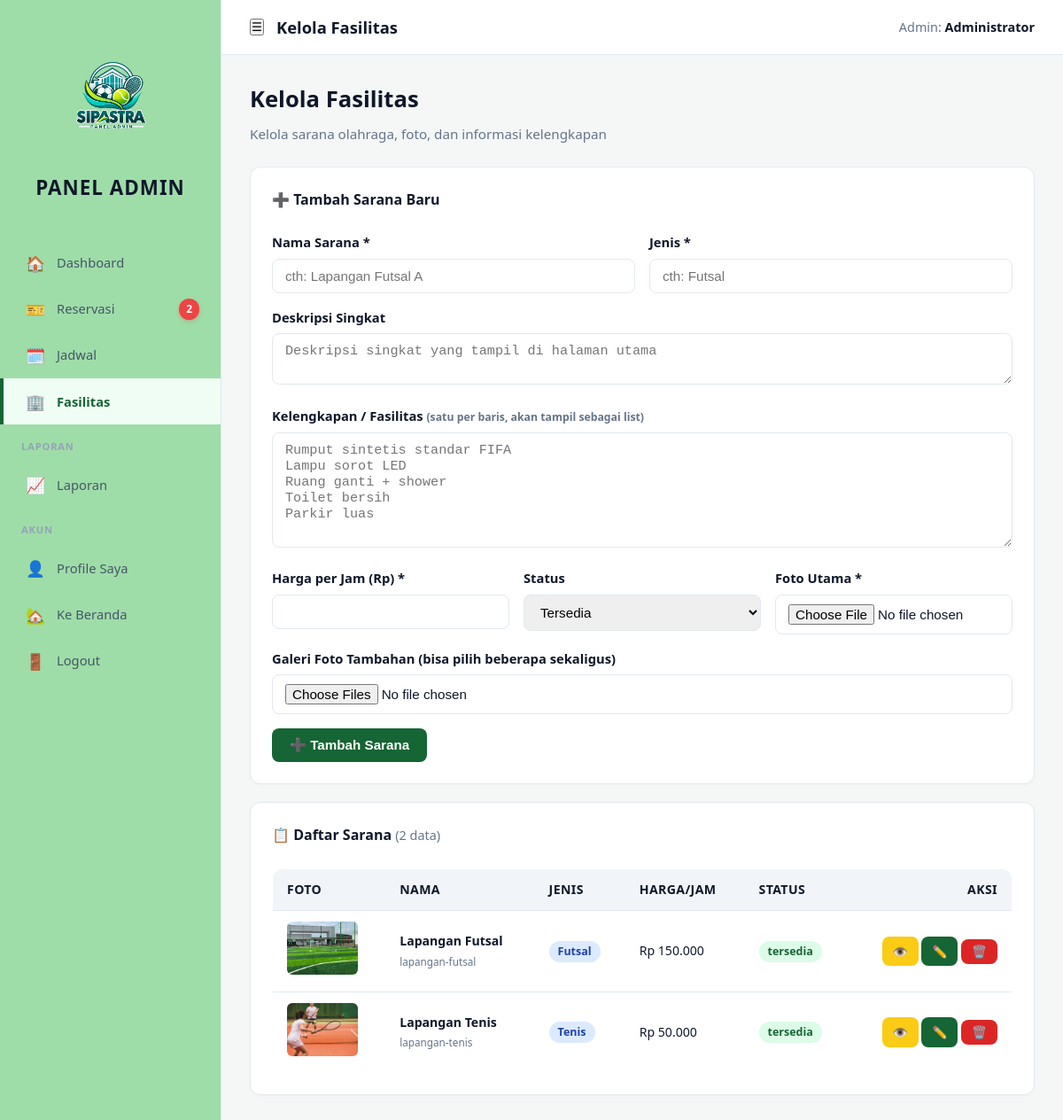
The page /pages/admin/kelola_sarana.php (signed in) on the database its author committed.
### tables this page shows
CREATE TABLE `sarana` (
  `id` int(11) NOT NULL,
  `nama` varchar(100) NOT NULL,
  `slug` varchar(150) DEFAULT NULL,
  `jenis` varchar(50) DEFAULT NULL,
  `deskripsi` text DEFAULT NULL,
  `kelengkapan` text DEFAULT NULL,
  `harga_per_jam` decimal(12,2) NOT NULL,
  `gambar` varchar(255) DEFAULT NULL,
  `galeri` text DEFAULT NULL,
  `status` enum('tersedia','maintenance') DEFAULT 'tersedia',
  `created_at` timestamp NOT NULL DEFAULT current_timestamp()
);

### includes/functions.php (called while the page is built, shortened)
<?php
function e($str) { return htmlspecialchars($str ?? '', ENT_QUOTES, 'UTF-8'); }

### pages/admin/kelola_sarana.php (the view, shortened to what this page needs)
<?php
require_once __DIR__ . '/../../includes/auth.php';
$edit = null;
$list = $conn->query("SELECT * FROM sarana ORDER BY created_at DESC");
?>
<div class="welcome">
  <h1>Kelola Fasilitas</h1>
  <p>Kelola sarana olahraga, foto, dan informasi kelengkapan</p>
</div>
<div class="chart-card" style="margin-bottom:20px;">
  <h3 style="margin-top:0;">
    <?= $edit ? '✏️ Edit Sarana: ' . e($edit['nama']) : '➕ Tambah Sarana Baru' ?>
  </h3>
  <form method="POST" enctype="multipart/form-data">
    <div style="display:grid;grid-template-columns:1fr 1fr;gap:16px;">
      <div class="form-group">
        <label>Nama Sarana *</label>
        <input type="text" name="nama" class="form-control" required
               value="<?= e($edit['nama'] ?? '') ?>" placeholder="cth: Lapangan Futsal A">
      </div>
      <div class="form-group">
        <label>Jenis *</label>
        <input type="text" name="jenis" class="form-control" required
               value="<?= e($edit['jenis'] ?? '') ?>" placeholder="cth: Futsal">
      </div>
    </div>
    <div class="form-group">
      <label>Deskripsi Singkat</label>
      <textarea name="deskripsi" class="form-control" rows="2"
                placeholder="Deskripsi singkat yang tampil di halaman utama"><?= e($edit['deskripsi'] ?? '') ?></textarea>
    </div>
    <div class="form-group">
      <label>Kelengkapan / Fasilitas <small style="color:#64748b;">(satu per baris, akan tampil sebagai list)</small></label>
      <textarea name="kelengkapan" class="form-control" rows="6"
                placeholder="Rumput sintetis standar FIFA&#10;Lampu sorot LED&#10;Ruang ganti + shower&#10;Toilet bersih&#10;Parkir luas"><?= e($edit['kelengkapan'] ?? '') ?></textarea>
    </div>
    <div style="display:grid;grid-template-columns:1fr 1fr 1fr;gap:16px;">
      <div class="form-group">
        <label>Harga per Jam (Rp) *</label>
        <input type="number" name="harga_per_jam" class="form-control" required min="0" step="1000"
               value="<?= e($edit['harga_per_jam'] ?? '') ?>">
      </div>
      <div class="form-group">
        <label>Status</label>
        <select name="status" class="form-control">
          <option value="tersedia"    <?= ($edit['status']??'')==='tersedia'?'selected':'' ?>>Tersedia</option>
        </select>
      </div>
      <div class="form-group">
        <label>Foto Utama <?= $edit ? '(biarkan kosong jika tidak ganti)' : '*' ?></label>
        <input type="file" name="gambar" class="form-control" accept="image/*">
      </div>
    </div>
    <div class="form-group">
      <label>Galeri Foto Tambahan (bisa pilih beberapa sekaligus)</label>
      <input type="file" name="galeri[]" class="form-control" accept="image/*" multiple>
    </div>
    <button class="btn btn-primary"><?= $edit ? '💾 Simpan Perubahan' : '➕ Tambah Sarana' ?></button>
  </form>
</div>
<div class="chart-card">
  <h3 style="margin-top:0;">
    📋 Daftar Sarana
    <span style="font-weight:400;color:#64748b;font-size:.9rem;">(<?= $list->num_rows ?> data)</span>
  </h3>
  <?php if ($list->num_rows === 0): ?>
    <div class="donut-empty">Belum ada sarana. Tambahkan di atas.</div>
  <?php else: ?>
    <div style="overflow-x:auto;">
      <table class="table" style="box-shadow:none;border:1px solid #e2e8f0;font-size:.88rem;">
        <thead>
          <tr>
            <th>Foto</th>
            <th>Nama</th>
            <th>Jenis</th>
            <th>Harga/Jam</th>
            <th>Status</th>
            <th style="text-align:right;">Aksi</th>
          </tr>
        </thead>
        <tbody>
          <?php
          $list->data_seek(0);
          while ($s = $list->fetch_assoc()):
          ?>
            <tr>
              <td>
                <?php if ($s['gambar']): ?>
                  <img src="<?= BASE_URL ?>/assets/img/sarana/<?= e($s['gambar']) ?>"
                       style="width:80px;height:60px;object-fit:cover;border-radius:6px;">
                <?php else: ?>
                  <span style="color:#94a3b8;font-size:.85rem;">—</span>
                <?php endif; ?>
              </td>
              <td>
                <strong><?= e($s['nama']) ?></strong><br>
                <small style="color:#64748b;"><?= e($s['slug']) ?></small>
              </td>
              <td><span class="badge badge-info"><?= e($s['jenis']) ?></span></td>
              <td>Rp <?= number_format($s['harga_per_jam'],0,',','.') ?></td>
              <td>
                <span class="badge badge-<?= $s['status']==='tersedia'?'success':'warning' ?>">
                  <?= e($s['status']) ?>
                </span>
              </td>
              <td style="text-align:right;white-space:nowrap;">
                <a href="<?= BASE_URL ?>/pages/detail_sarana.php?slug=<?= urlencode($s['slug']) ?>" target="_blank"
                   class="btn btn-sm btn-accent">👁️</a>
                <a href="?edit=<?= $s['id'] ?>" class="btn btn-sm btn-primary">✏️</a>
                <form method="POST" style="display:inline;"
                      onsubmit="return confirm('Yakin hapus sarana <?= e($s['nama']) ?>? Semua foto akan dihapus juga.');">
                  <button class="btn btn-sm btn-danger">🗑️</button>
                </form>
              </td>
            </tr>
          <?php endwhile; ?>
        </tbody>
      </table>
    </div>
  <?php endif; ?>
</div>
<?php
require_once __DIR__ . '/../../includes/dashboard_layout.php';

### assets/css/style.css (style rules this page uses)
:root { --primary:#166534; --primary-dark:#14532d; --accent:#facc15; --bg:#f8fafc; --card:#ffffff; --text:#0f172a; --muted:#64748b; --border:#e2e8f0; --danger:#dc2626; --success:#16a34a; --warning:#f59e0b; }
* { box-sizing:border-box;margin:0;padding:0; }
body { font-family:'Segoe UI',system-ui,sans-serif;background:var(--bg);color:var(--text);line-height:1.6; }
a { color:var(--primary);text-decoration:none; }
.badge { display:inline-block;padding:2px 10px;border-radius:20px;font-size:.78rem;font-weight:600; }
.badge-success { background:#dcfce7;color:#166534; }
.badge-info { background:#dbeafe;color:#1e40af; }
.form-group { margin-bottom:16px; }
.form-group label { display:block;font-weight:600;margin-bottom:6px;font-size:.92rem; }
.form-control { width:100%;padding:10px 14px;border:1px solid var(--border);border-radius:8px;font-size:.95rem;transition:.2s; }
.btn { display:inline-block;padding:10px 20px;border:none;border-radius:8px;font-weight:600;cursor:pointer;font-size:.95rem;transition:.2s; }
.btn-primary { background:var(--primary);color:#fff; }
.btn-accent { background:var(--accent);color:#422006; }
.btn-danger { background:var(--danger);color:#fff; }
.btn-sm { padding:6px 12px;font-size:.85rem; }
.table { width:100%;border-collapse:collapse;background:#fff;border-radius:12px;overflow:hidden;box-shadow:0 2px 12px rgba(0,0,0,.06); }
.table th,.table td { padding:12px 16px;text-align:left;border-bottom:1px solid var(--border); }
.table th { background:#f1f5f9;font-weight:700;font-size:.88rem;text-transform:uppercase;letter-spacing:.4px; }

### assets/css/dashboard.css (style rules this page uses)
* { box-sizing: border-box; }
.dash-body { display: flex; min-height: 100vh; background: #f4f7f6; margin: 0; font-family: 'Segoe UI', system-ui, -apple-system, sans-serif; }
img { max-width: 100%; height: auto; }
.welcome { margin-bottom: 24px; }
.welcome h1 { font-size: 1.6rem; color: #0f172a; margin: 0 0 6px 0; font-weight: 700; }
.welcome p { color: #64748b; font-size: .95rem; margin: 0; }
.chart-card { background: #fff; border: 1px solid #e2e8f0; border-radius: 12px; padding: 24px; box-shadow: 0 2px 4px rgba(0,0,0,.02); }
.chart-card h3 { font-size: 1rem; color: #0f172a; margin: 0 0 24px 0; font-weight: 700; }

### rows shown on the page
sarana: gambar (picture), nama "Lapangan Futsal", slug "lapangan-futsal", jenis "Futsal", harga_per_jam "150.000", status "tersedia"
sarana: gambar (picture), nama "Lapangan Tenis", slug "lapangan-tenis", jenis "Tenis", harga_per_jam "50.000", status "tersedia"

### other values the page prints
$icon "🏠 🎫 🗓️ 🏢 📈 👤 🏡 🚪"
$label "Dashboard Reservasi Jadwal Fasilitas Laporan Profile Saya Ke Beranda Logout"
$badge "2"
$title "Kelola Fasilitas"
$nama "Administrator"
$list->num_rows "2"
